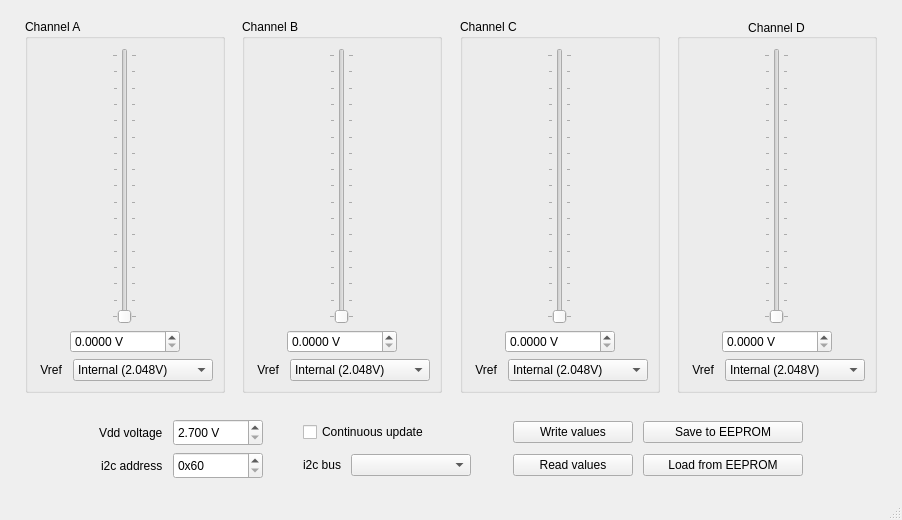
<?xml version="1.0" encoding="UTF-8"?>
<ui version="4.0">
 <class>MainWindow</class>
 <widget class="QMainWindow" name="MainWindow">
  <property name="geometry">
   <rect>
    <x>0</x>
    <y>0</y>
    <width>902</width>
    <height>520</height>
   </rect>
  </property>
  <property name="sizePolicy">
   <sizepolicy hsizetype="Fixed" vsizetype="MinimumExpanding">
    <horstretch>0</horstretch>
    <verstretch>0</verstretch>
   </sizepolicy>
  </property>
  <property name="minimumSize">
   <size>
    <width>902</width>
    <height>520</height>
   </size>
  </property>
  <property name="maximumSize">
   <size>
    <width>902</width>
    <height>1000</height>
   </size>
  </property>
  <property name="windowTitle">
   <string>MCP4728 GUI</string>
  </property>
  <property name="inputMethodHints">
   <set>Qt::ImhNone</set>
  </property>
  <widget class="QWidget" name="centralwidget">
   <property name="sizePolicy">
    <sizepolicy hsizetype="Maximum" vsizetype="MinimumExpanding">
     <horstretch>0</horstretch>
     <verstretch>0</verstretch>
    </sizepolicy>
   </property>
   <property name="layoutDirection">
    <enum>Qt::LeftToRight</enum>
   </property>
   <layout class="QHBoxLayout" name="horizontalLayout_10">
    <item>
     <layout class="QVBoxLayout" name="verticalLayout_5">
      <property name="sizeConstraint">
       <enum>QLayout::SetDefaultConstraint</enum>
      </property>
      <property name="leftMargin">
       <number>10</number>
      </property>
      <property name="topMargin">
       <number>10</number>
      </property>
      <property name="rightMargin">
       <number>10</number>
      </property>
      <property name="bottomMargin">
       <number>10</number>
      </property>
      <item>
       <layout class="QHBoxLayout" name="horizontalLayout">
        <item alignment="Qt::AlignHCenter">
         <widget class="QGroupBox" name="groupBox">
          <property name="title">
           <string>Channel A</string>
          </property>
          <layout class="QVBoxLayout" name="verticalLayout_3">
           <item alignment="Qt::AlignHCenter">
            <widget class="QSlider" name="SliderChannelA">
             <property name="sizePolicy">
              <sizepolicy hsizetype="Fixed" vsizetype="MinimumExpanding">
               <horstretch>0</horstretch>
               <verstretch>0</verstretch>
              </sizepolicy>
             </property>
             <property name="minimumSize">
              <size>
               <width>0</width>
               <height>256</height>
              </size>
             </property>
             <property name="inputMethodHints">
              <set>Qt::ImhNone</set>
             </property>
             <property name="maximum">
              <number>4095</number>
             </property>
             <property name="value">
              <number>0</number>
             </property>
             <property name="sliderPosition">
              <number>0</number>
             </property>
             <property name="tracking">
              <bool>true</bool>
             </property>
             <property name="orientation">
              <enum>Qt::Vertical</enum>
             </property>
             <property name="tickPosition">
              <enum>QSlider::TicksBothSides</enum>
             </property>
             <property name="tickInterval">
              <number>256</number>
             </property>
            </widget>
           </item>
           <item alignment="Qt::AlignHCenter">
            <widget class="QDoubleSpinBox" name="SpinBoxChannelA">
             <property name="sizePolicy">
              <sizepolicy hsizetype="Fixed" vsizetype="Fixed">
               <horstretch>0</horstretch>
               <verstretch>0</verstretch>
              </sizepolicy>
             </property>
             <property name="minimumSize">
              <size>
               <width>110</width>
               <height>0</height>
              </size>
             </property>
             <property name="prefix">
              <string/>
             </property>
             <property name="suffix">
              <string> V</string>
             </property>
             <property name="decimals">
              <number>4</number>
             </property>
             <property name="maximum">
              <double>100.000000000000000</double>
             </property>
             <property name="singleStep">
              <double>1.000000000000000</double>
             </property>
            </widget>
           </item>
           <item>
            <layout class="QHBoxLayout" name="horizontalLayout_2">
             <property name="spacing">
              <number>10</number>
             </property>
             <item alignment="Qt::AlignRight">
              <widget class="QLabel" name="label">
               <property name="sizePolicy">
                <sizepolicy hsizetype="Maximum" vsizetype="Preferred">
                 <horstretch>0</horstretch>
                 <verstretch>0</verstretch>
                </sizepolicy>
               </property>
               <property name="text">
                <string> Vref</string>
               </property>
               <property name="buddy">
                <cstring>VrefChannelA</cstring>
               </property>
              </widget>
             </item>
             <item>
              <widget class="QComboBox" name="VrefChannelA">
               <property name="sizePolicy">
                <sizepolicy hsizetype="Fixed" vsizetype="Preferred">
                 <horstretch>0</horstretch>
                 <verstretch>0</verstretch>
                </sizepolicy>
               </property>
               <property name="minimumSize">
                <size>
                 <width>140</width>
                 <height>0</height>
                </size>
               </property>
               <item>
                <property name="text">
                 <string>Internal (2.048V)</string>
                </property>
               </item>
               <item>
                <property name="text">
                 <string>Internal (4.096V)</string>
                </property>
               </item>
               <item>
                <property name="text">
                 <string>External (Vdd)</string>
                </property>
               </item>
              </widget>
             </item>
            </layout>
           </item>
          </layout>
         </widget>
        </item>
        <item alignment="Qt::AlignHCenter">
         <widget class="QGroupBox" name="groupBox">
          <property name="title">
           <string>Channel B</string>
          </property>
          <layout class="QVBoxLayout" name="verticalLayout_4">
           <item alignment="Qt::AlignHCenter">
            <widget class="QSlider" name="SliderChannelB">
             <property name="sizePolicy">
              <sizepolicy hsizetype="Fixed" vsizetype="MinimumExpanding">
               <horstretch>0</horstretch>
               <verstretch>0</verstretch>
              </sizepolicy>
             </property>
             <property name="minimumSize">
              <size>
               <width>0</width>
               <height>256</height>
              </size>
             </property>
             <property name="inputMethodHints">
              <set>Qt::ImhNone</set>
             </property>
             <property name="maximum">
              <number>4095</number>
             </property>
             <property name="value">
              <number>0</number>
             </property>
             <property name="sliderPosition">
              <number>0</number>
             </property>
             <property name="tracking">
              <bool>true</bool>
             </property>
             <property name="orientation">
              <enum>Qt::Vertical</enum>
             </property>
             <property name="tickPosition">
              <enum>QSlider::TicksBothSides</enum>
             </property>
             <property name="tickInterval">
              <number>256</number>
             </property>
            </widget>
           </item>
           <item alignment="Qt::AlignHCenter">
            <widget class="QDoubleSpinBox" name="SpinBoxChannelB">
             <property name="sizePolicy">
              <sizepolicy hsizetype="Fixed" vsizetype="Fixed">
               <horstretch>0</horstretch>
               <verstretch>0</verstretch>
              </sizepolicy>
             </property>
             <property name="minimumSize">
              <size>
               <width>110</width>
               <height>0</height>
              </size>
             </property>
             <property name="prefix">
              <string/>
             </property>
             <property name="suffix">
              <string> V</string>
             </property>
             <property name="decimals">
              <number>4</number>
             </property>
             <property name="maximum">
              <double>100.000000000000000</double>
             </property>
             <property name="singleStep">
              <double>1.000000000000000</double>
             </property>
            </widget>
           </item>
           <item>
            <layout class="QHBoxLayout" name="horizontalLayout_3">
             <property name="spacing">
              <number>10</number>
             </property>
             <item alignment="Qt::AlignRight">
              <widget class="QLabel" name="label_2">
               <property name="sizePolicy">
                <sizepolicy hsizetype="Maximum" vsizetype="Preferred">
                 <horstretch>0</horstretch>
                 <verstretch>0</verstretch>
                </sizepolicy>
               </property>
               <property name="text">
                <string> Vref</string>
               </property>
               <property name="buddy">
                <cstring>VrefChannelB</cstring>
               </property>
              </widget>
             </item>
             <item>
              <widget class="QComboBox" name="VrefChannelB">
               <property name="sizePolicy">
                <sizepolicy hsizetype="Fixed" vsizetype="Fixed">
                 <horstretch>0</horstretch>
                 <verstretch>0</verstretch>
                </sizepolicy>
               </property>
               <property name="minimumSize">
                <size>
                 <width>140</width>
                 <height>0</height>
                </size>
               </property>
               <item>
                <property name="text">
                 <string>Internal (2.048V)</string>
                </property>
               </item>
               <item>
                <property name="text">
                 <string>Internal (4.096V)</string>
                </property>
               </item>
               <item>
                <property name="text">
                 <string>External (Vdd)</string>
                </property>
               </item>
              </widget>
             </item>
            </layout>
           </item>
          </layout>
         </widget>
        </item>
        <item alignment="Qt::AlignHCenter">
         <widget class="QGroupBox" name="groupBox">
          <property name="title">
           <string>Channel C</string>
          </property>
          <layout class="QVBoxLayout" name="verticalLayout">
           <item alignment="Qt::AlignHCenter">
            <widget class="QSlider" name="SliderChannelC">
             <property name="sizePolicy">
              <sizepolicy hsizetype="Fixed" vsizetype="MinimumExpanding">
               <horstretch>0</horstretch>
               <verstretch>0</verstretch>
              </sizepolicy>
             </property>
             <property name="minimumSize">
              <size>
               <width>0</width>
               <height>256</height>
              </size>
             </property>
             <property name="inputMethodHints">
              <set>Qt::ImhNone</set>
             </property>
             <property name="maximum">
              <number>4095</number>
             </property>
             <property name="value">
              <number>0</number>
             </property>
             <property name="sliderPosition">
              <number>0</number>
             </property>
             <property name="tracking">
              <bool>true</bool>
             </property>
             <property name="orientation">
              <enum>Qt::Vertical</enum>
             </property>
             <property name="tickPosition">
              <enum>QSlider::TicksBothSides</enum>
             </property>
             <property name="tickInterval">
              <number>256</number>
             </property>
            </widget>
           </item>
           <item alignment="Qt::AlignHCenter">
            <widget class="QDoubleSpinBox" name="SpinBoxChannelC">
             <property name="sizePolicy">
              <sizepolicy hsizetype="Fixed" vsizetype="Fixed">
               <horstretch>0</horstretch>
               <verstretch>0</verstretch>
              </sizepolicy>
             </property>
             <property name="minimumSize">
              <size>
               <width>110</width>
               <height>0</height>
              </size>
             </property>
             <property name="prefix">
              <string/>
             </property>
             <property name="suffix">
              <string> V</string>
             </property>
             <property name="decimals">
              <number>4</number>
             </property>
             <property name="maximum">
              <double>100.000000000000000</double>
             </property>
             <property name="singleStep">
              <double>1.000000000000000</double>
             </property>
            </widget>
           </item>
           <item>
            <layout class="QHBoxLayout" name="horizontalLayout_4">
             <property name="spacing">
              <number>10</number>
             </property>
             <item alignment="Qt::AlignRight">
              <widget class="QLabel" name="label_3">
               <property name="sizePolicy">
                <sizepolicy hsizetype="Maximum" vsizetype="Preferred">
                 <horstretch>0</horstretch>
                 <verstretch>0</verstretch>
                </sizepolicy>
               </property>
               <property name="text">
                <string> Vref</string>
               </property>
               <property name="buddy">
                <cstring>VrefChannelC</cstring>
               </property>
              </widget>
             </item>
             <item>
              <widget class="QComboBox" name="VrefChannelC">
               <property name="sizePolicy">
                <sizepolicy hsizetype="Fixed" vsizetype="Fixed">
                 <horstretch>0</horstretch>
                 <verstretch>0</verstretch>
                </sizepolicy>
               </property>
               <property name="minimumSize">
                <size>
                 <width>140</width>
                 <height>0</height>
                </size>
               </property>
               <item>
                <property name="text">
                 <string>Internal (2.048V)</string>
                </property>
               </item>
               <item>
                <property name="text">
                 <string>Internal (4.096V)</string>
                </property>
               </item>
               <item>
                <property name="text">
                 <string>External (Vdd)</string>
                </property>
               </item>
              </widget>
             </item>
            </layout>
           </item>
          </layout>
         </widget>
        </item>
        <item alignment="Qt::AlignHCenter">
         <widget class="QGroupBox" name="groupBox">
          <property name="title">
           <string>Channel D</string>
          </property>
          <property name="alignment">
           <set>Qt::AlignCenter</set>
          </property>
          <layout class="QVBoxLayout" name="verticalLayout_2">
           <item alignment="Qt::AlignHCenter">
            <widget class="QSlider" name="SliderChannelD">
             <property name="sizePolicy">
              <sizepolicy hsizetype="Fixed" vsizetype="MinimumExpanding">
               <horstretch>0</horstretch>
               <verstretch>0</verstretch>
              </sizepolicy>
             </property>
             <property name="minimumSize">
              <size>
               <width>0</width>
               <height>256</height>
              </size>
             </property>
             <property name="inputMethodHints">
              <set>Qt::ImhNone</set>
             </property>
             <property name="maximum">
              <number>4095</number>
             </property>
             <property name="value">
              <number>0</number>
             </property>
             <property name="sliderPosition">
              <number>0</number>
             </property>
             <property name="tracking">
              <bool>true</bool>
             </property>
             <property name="orientation">
              <enum>Qt::Vertical</enum>
             </property>
             <property name="tickPosition">
              <enum>QSlider::TicksBothSides</enum>
             </property>
             <property name="tickInterval">
              <number>256</number>
             </property>
            </widget>
           </item>
           <item alignment="Qt::AlignHCenter">
            <widget class="QDoubleSpinBox" name="SpinBoxChannelD">
             <property name="sizePolicy">
              <sizepolicy hsizetype="Fixed" vsizetype="Fixed">
               <horstretch>0</horstretch>
               <verstretch>0</verstretch>
              </sizepolicy>
             </property>
             <property name="minimumSize">
              <size>
               <width>110</width>
               <height>0</height>
              </size>
             </property>
             <property name="prefix">
              <string/>
             </property>
             <property name="suffix">
              <string> V</string>
             </property>
             <property name="decimals">
              <number>4</number>
             </property>
             <property name="maximum">
              <double>100.000000000000000</double>
             </property>
             <property name="singleStep">
              <double>1.000000000000000</double>
             </property>
            </widget>
           </item>
           <item>
            <layout class="QHBoxLayout" name="horizontalLayout_5">
             <property name="spacing">
              <number>10</number>
             </property>
             <item alignment="Qt::AlignRight">
              <widget class="QLabel" name="label_4">
               <property name="sizePolicy">
                <sizepolicy hsizetype="Maximum" vsizetype="Preferred">
                 <horstretch>0</horstretch>
                 <verstretch>0</verstretch>
                </sizepolicy>
               </property>
               <property name="text">
                <string> Vref</string>
               </property>
               <property name="buddy">
                <cstring>VrefChannelD</cstring>
               </property>
              </widget>
             </item>
             <item>
              <widget class="QComboBox" name="VrefChannelD">
               <property name="sizePolicy">
                <sizepolicy hsizetype="Fixed" vsizetype="Fixed">
                 <horstretch>0</horstretch>
                 <verstretch>0</verstretch>
                </sizepolicy>
               </property>
               <property name="minimumSize">
                <size>
                 <width>140</width>
                 <height>0</height>
                </size>
               </property>
               <property name="currentIndex">
                <number>0</number>
               </property>
               <item>
                <property name="text">
                 <string>Internal (2.048V)</string>
                </property>
               </item>
               <item>
                <property name="text">
                 <string>Internal (4.096V)</string>
                </property>
               </item>
               <item>
                <property name="text">
                 <string>External (Vdd)</string>
                </property>
               </item>
              </widget>
             </item>
            </layout>
           </item>
          </layout>
         </widget>
        </item>
       </layout>
      </item>
      <item>
       <spacer name="verticalSpacer">
        <property name="orientation">
         <enum>Qt::Vertical</enum>
        </property>
        <property name="sizeType">
         <enum>QSizePolicy::Fixed</enum>
        </property>
        <property name="sizeHint" stdset="0">
         <size>
          <width>20</width>
          <height>20</height>
         </size>
        </property>
       </spacer>
      </item>
      <item>
       <layout class="QGridLayout" name="gridLayout">
        <property name="horizontalSpacing">
         <number>10</number>
        </property>
        <property name="verticalSpacing">
         <number>6</number>
        </property>
        <item row="1" column="0">
         <spacer name="horizontalSpacer_5">
          <property name="orientation">
           <enum>Qt::Horizontal</enum>
          </property>
          <property name="sizeHint" stdset="0">
           <size>
            <width>10</width>
            <height>20</height>
           </size>
          </property>
         </spacer>
        </item>
        <item row="1" column="1">
         <layout class="QHBoxLayout" name="horizontalLayout_7">
          <property name="spacing">
           <number>10</number>
          </property>
          <item alignment="Qt::AlignRight">
           <widget class="QLabel" name="label_10">
            <property name="sizePolicy">
             <sizepolicy hsizetype="Maximum" vsizetype="Preferred">
              <horstretch>0</horstretch>
              <verstretch>0</verstretch>
             </sizepolicy>
            </property>
            <property name="text">
             <string>i2c address</string>
            </property>
            <property name="alignment">
             <set>Qt::AlignLeading|Qt::AlignLeft|Qt::AlignVCenter</set>
            </property>
            <property name="buddy">
             <cstring>SpinBoxAddress</cstring>
            </property>
           </widget>
          </item>
          <item>
           <widget class="QSpinBox" name="SpinBoxAddress">
            <property name="sizePolicy">
             <sizepolicy hsizetype="Fixed" vsizetype="Fixed">
              <horstretch>0</horstretch>
              <verstretch>0</verstretch>
             </sizepolicy>
            </property>
            <property name="minimumSize">
             <size>
              <width>90</width>
              <height>27</height>
             </size>
            </property>
            <property name="inputMethodHints">
             <set>Qt::ImhDigitsOnly|Qt::ImhPreferUppercase</set>
            </property>
            <property name="prefix">
             <string>0x</string>
            </property>
            <property name="minimum">
             <number>96</number>
            </property>
            <property name="maximum">
             <number>103</number>
            </property>
            <property name="value">
             <number>96</number>
            </property>
            <property name="displayIntegerBase">
             <number>16</number>
            </property>
           </widget>
          </item>
         </layout>
        </item>
        <item row="1" column="3">
         <layout class="QHBoxLayout" name="horizontalLayout_8">
          <property name="sizeConstraint">
           <enum>QLayout::SetMinimumSize</enum>
          </property>
          <item>
           <widget class="QLabel" name="label_5">
            <property name="sizePolicy">
             <sizepolicy hsizetype="Maximum" vsizetype="Fixed">
              <horstretch>0</horstretch>
              <verstretch>0</verstretch>
             </sizepolicy>
            </property>
            <property name="text">
             <string>i2c bus</string>
            </property>
           </widget>
          </item>
          <item>
           <widget class="ComboBox" name="ComboBoxBus">
            <property name="sizePolicy">
             <sizepolicy hsizetype="Fixed" vsizetype="Fixed">
              <horstretch>0</horstretch>
              <verstretch>0</verstretch>
             </sizepolicy>
            </property>
            <property name="minimumSize">
             <size>
              <width>120</width>
              <height>0</height>
             </size>
            </property>
            <property name="editable">
             <bool>false</bool>
            </property>
            <property name="currentText">
             <string/>
            </property>
           </widget>
          </item>
         </layout>
        </item>
        <item row="0" column="1">
         <layout class="QHBoxLayout" name="horizontalLayout_6">
          <property name="spacing">
           <number>10</number>
          </property>
          <item alignment="Qt::AlignRight">
           <widget class="QLabel" name="label_9">
            <property name="sizePolicy">
             <sizepolicy hsizetype="Maximum" vsizetype="Preferred">
              <horstretch>0</horstretch>
              <verstretch>0</verstretch>
             </sizepolicy>
            </property>
            <property name="text">
             <string>Vdd voltage</string>
            </property>
            <property name="alignment">
             <set>Qt::AlignLeading|Qt::AlignLeft|Qt::AlignVCenter</set>
            </property>
            <property name="buddy">
             <cstring>SpinBoxVdd</cstring>
            </property>
           </widget>
          </item>
          <item>
           <widget class="QDoubleSpinBox" name="SpinBoxVdd">
            <property name="sizePolicy">
             <sizepolicy hsizetype="Fixed" vsizetype="Fixed">
              <horstretch>0</horstretch>
              <verstretch>0</verstretch>
             </sizepolicy>
            </property>
            <property name="minimumSize">
             <size>
              <width>90</width>
              <height>27</height>
             </size>
            </property>
            <property name="suffix">
             <string> V</string>
            </property>
            <property name="decimals">
             <number>3</number>
            </property>
            <property name="minimum">
             <double>2.700000000000000</double>
            </property>
            <property name="maximum">
             <double>5.500000000000000</double>
            </property>
           </widget>
          </item>
         </layout>
        </item>
        <item row="0" column="3">
         <layout class="QHBoxLayout" name="horizontalLayout_9" stretch="0,0,0">
          <item>
           <spacer name="horizontalSpacer">
            <property name="orientation">
             <enum>Qt::Horizontal</enum>
            </property>
            <property name="sizeType">
             <enum>QSizePolicy::Maximum</enum>
            </property>
            <property name="sizeHint" stdset="0">
             <size>
              <width>10</width>
              <height>20</height>
             </size>
            </property>
           </spacer>
          </item>
          <item>
           <widget class="QCheckBox" name="CheckBoxUpdate">
            <property name="sizePolicy">
             <sizepolicy hsizetype="Fixed" vsizetype="Fixed">
              <horstretch>0</horstretch>
              <verstretch>0</verstretch>
             </sizepolicy>
            </property>
            <property name="minimumSize">
             <size>
              <width>170</width>
              <height>0</height>
             </size>
            </property>
            <property name="text">
             <string>Continuous update</string>
            </property>
           </widget>
          </item>
          <item>
           <spacer name="horizontalSpacer_3">
            <property name="orientation">
             <enum>Qt::Horizontal</enum>
            </property>
            <property name="sizeType">
             <enum>QSizePolicy::Maximum</enum>
            </property>
            <property name="sizeHint" stdset="0">
             <size>
              <width>10</width>
              <height>20</height>
             </size>
            </property>
           </spacer>
          </item>
         </layout>
        </item>
        <item row="1" column="6">
         <widget class="QPushButton" name="PushButtonLoad">
          <property name="sizePolicy">
           <sizepolicy hsizetype="Fixed" vsizetype="Fixed">
            <horstretch>0</horstretch>
            <verstretch>0</verstretch>
           </sizepolicy>
          </property>
          <property name="minimumSize">
           <size>
            <width>160</width>
            <height>0</height>
           </size>
          </property>
          <property name="text">
           <string>Load from EEPROM</string>
          </property>
         </widget>
        </item>
        <item row="0" column="5">
         <widget class="QPushButton" name="PushButtonWrite">
          <property name="sizePolicy">
           <sizepolicy hsizetype="Fixed" vsizetype="Fixed">
            <horstretch>0</horstretch>
            <verstretch>0</verstretch>
           </sizepolicy>
          </property>
          <property name="minimumSize">
           <size>
            <width>120</width>
            <height>0</height>
           </size>
          </property>
          <property name="text">
           <string>Write values</string>
          </property>
         </widget>
        </item>
        <item row="0" column="6">
         <widget class="QPushButton" name="PushButtonSave">
          <property name="sizePolicy">
           <sizepolicy hsizetype="Fixed" vsizetype="Fixed">
            <horstretch>0</horstretch>
            <verstretch>0</verstretch>
           </sizepolicy>
          </property>
          <property name="minimumSize">
           <size>
            <width>160</width>
            <height>0</height>
           </size>
          </property>
          <property name="text">
           <string>Save to EEPROM</string>
          </property>
         </widget>
        </item>
        <item row="1" column="5">
         <widget class="QPushButton" name="PushButtonRead">
          <property name="sizePolicy">
           <sizepolicy hsizetype="Fixed" vsizetype="Fixed">
            <horstretch>0</horstretch>
            <verstretch>0</verstretch>
           </sizepolicy>
          </property>
          <property name="minimumSize">
           <size>
            <width>120</width>
            <height>0</height>
           </size>
          </property>
          <property name="text">
           <string>Read values</string>
          </property>
         </widget>
        </item>
        <item row="1" column="4">
         <spacer name="horizontalSpacer_4">
          <property name="orientation">
           <enum>Qt::Horizontal</enum>
          </property>
          <property name="sizeType">
           <enum>QSizePolicy::Maximum</enum>
          </property>
          <property name="sizeHint" stdset="0">
           <size>
            <width>20</width>
            <height>20</height>
           </size>
          </property>
         </spacer>
        </item>
        <item row="1" column="2">
         <spacer name="horizontalSpacer_2">
          <property name="orientation">
           <enum>Qt::Horizontal</enum>
          </property>
          <property name="sizeType">
           <enum>QSizePolicy::Maximum</enum>
          </property>
          <property name="sizeHint" stdset="0">
           <size>
            <width>20</width>
            <height>20</height>
           </size>
          </property>
         </spacer>
        </item>
        <item row="1" column="7">
         <spacer name="horizontalSpacer_6">
          <property name="orientation">
           <enum>Qt::Horizontal</enum>
          </property>
          <property name="sizeType">
           <enum>QSizePolicy::Expanding</enum>
          </property>
          <property name="sizeHint" stdset="0">
           <size>
            <width>10</width>
            <height>20</height>
           </size>
          </property>
         </spacer>
        </item>
       </layout>
      </item>
     </layout>
    </item>
   </layout>
  </widget>
  <widget class="QStatusBar" name="statusbar">
   <property name="autoFillBackground">
    <bool>false</bool>
   </property>
  </widget>
 </widget>
 <customwidgets>
  <customwidget>
   <class>ComboBox</class>
   <extends>QComboBox</extends>
   <header>ComboBox.h</header>
  </customwidget>
 </customwidgets>
 <resources/>
 <connections/>
</ui>
